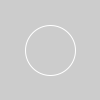
Frame 1 (no input)
Frame 60 (the mouse pressed at the canvas centre just before this capture): identical to frame 1, image omitted
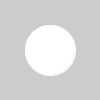
Frame 120 (the mouse held since frame 60 and released just before this capture)

The Processing sketch that drew these frames (run headless with seeded random() and noise(); from frame 60 on, the mouse is pressed at the canvas centre):

// Processing sketch: processing_172308
// ── processing_172308.pde

Button button;
void setup() {
size(100, 100);
// Inputs: x, y, size,
// base color, over color, press color
button = new Button(25, 25, 50,
color(204), color(255), color(0));
}
void draw() {
background(204);
stroke(255);
button.update();
button.display();
}
void mousePressed() {
button.press();
}
void mouseReleased() {
button.release();
}






class Button {
int x, y; // The x- and y-coordinates
int size; // Dimension (width and height)
color baseGray; // Default gray value
color overGray; // Value when mouse is over the button
color pressGray; // Value when mouse is over and pressed
boolean over = false; // True when the mouse is over
boolean pressed = false; // True when the mouse is over and pressed
Button(int xp, int yp, int s, color b, color o, color p) {
x = xp;
y = yp;
size = s;
baseGray = b;
overGray = o;
pressGray = p;
}
// Updates the over field every frame
void update() {
if ((mouseX >= x) && (mouseX <= x+size) &&
(mouseY >= y) && (mouseY <= y+size)) {
over = true;
} else {
over = false;
}
}
boolean press() {
if (over == true) {
pressed = true;
return true;
} else {
return false;
}
}
void release() {
pressed = false; // Set to false when the mouse is released
}
void display() {
if (pressed == true) {
fill(pressGray);
} else if (over == true) {
fill(overGray);
} else {
fill(baseGray);
}
stroke(255);
ellipse(width/2, height/2, size, size);
}
}
